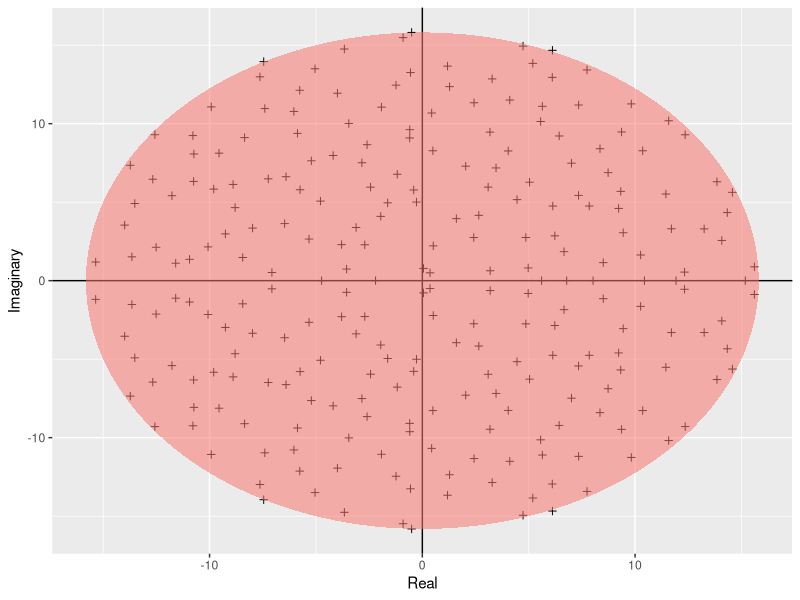
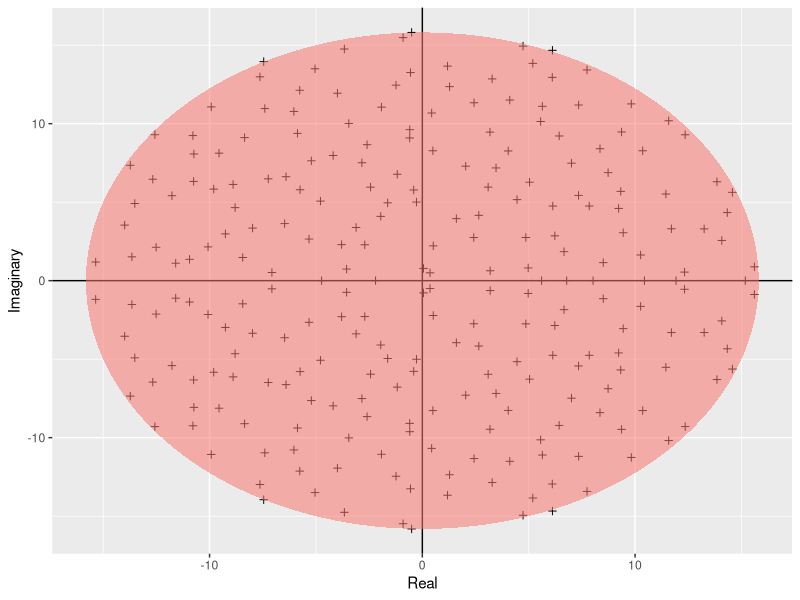

Write R code to recreate these figures, in order.
# Author: Ekadh er925@ic.ac.uk
# Date: Oct 2025
# Desc: A script to create an ellipse plot and save it

library(ggplot2)

build_ellipse <- function(hradius, vradius){ # function that returns an ellipse
  npoints = 250
  a <- seq(0, 2 * pi, length = npoints + 1)
  x <- hradius * cos(a)
  y <- vradius * sin(a)  
  return(data.frame(x = x, y = y))
}
N <- 250 # Assign size of the matrix

M <- matrix(rnorm(N * N), N, N) # Build the matrix

eigvals <- eigen(M)$values # Find the eigenvalues

eigDF <- data.frame("Real" = Re(eigvals), "Imaginary" = Im(eigvals)) # Build a dataframe

my_radius <- sqrt(N) # The radius of the circle is sqrt(N)

ellDF <- build_ellipse(my_radius, my_radius) # Dataframe to plot the ellipse

names(ellDF) <- c("Real", "Imaginary") # rename the columns

# plot the eigenvalues
p <- ggplot(eigDF, aes(x = Real, y = Imaginary))
p <- p +
  geom_point(shape = I(3)) +
  theme(legend.position = "none")

# now add the vertical and horizontal line
p <- p + geom_hline(aes(yintercept = 0))
p <- p + geom_vline(aes(xintercept = 0))

# finally, add the ellipse
p <- p + geom_polygon(data = ellDF, aes(x = Real, y = Imaginary, alpha = 1/20, fill = "red"))
p

#Save the figure
ggsave("../results/girko.pdf", width = 6, height = 6)
